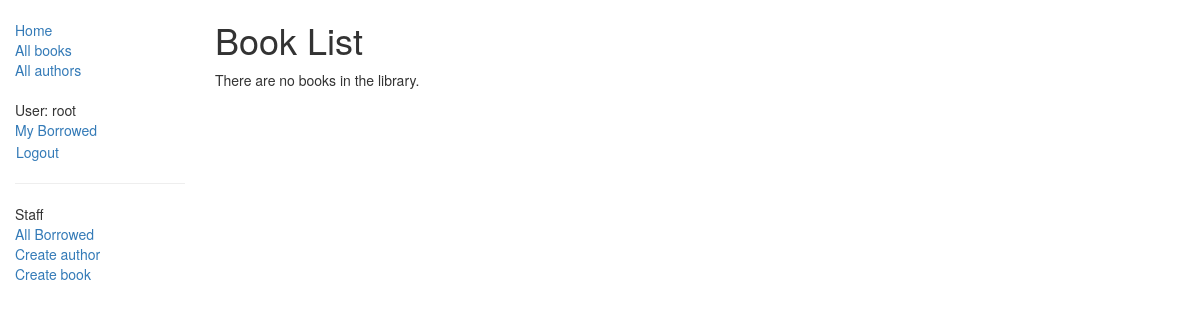
The page /catalog/books/ (signed in) on the database as committed earlier.
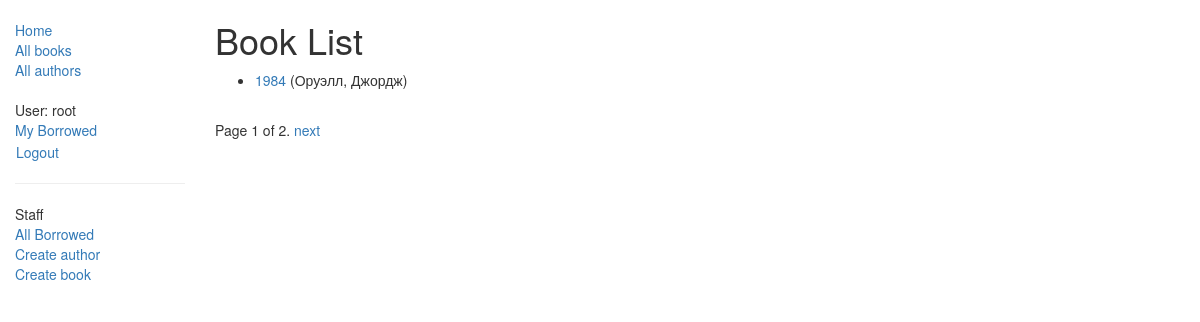
The same page on the database as committed later.
### catalog/models.py (models this page shows, shortened)
class Book(models.Model):
    title = models.CharField(max_length=200)
    author = models.ForeignKey('Author', on_delete=models.SET_NULL, null=True)
    summary = models.TextField(max_length=1000, help_text="Enter a brief description of the book")
    isbn = models.CharField('ISBN',max_length=13, help_text='13 Character <a href="https://www.isbn-international.org/content/what-isbn">ISBN number</a>')
    genre = models.ManyToManyField(Genre, help_text="Select a genre for this book.")
    def get_absolute_url(self):
        return reverse('book-detail', args=[str(self.id)])
    def display_genre(self):
        """
        Creates a string for the Genre. This is required to display genre in Admin.
        """
        return ', '.join([ genre.name for genre in self.genre.all()[:3] ])
    display_genre.short_description = 'Genre'

class Author(models.Model):
    first_name = models.CharField(max_length=100)
    last_name = models.CharField(max_length=100)
    date_of_birth = models.DateField(null=True, blank=True)
    date_of_death = models.DateField('Died', null=True, blank=True)
    def __str__(self):
        return '%s, %s' % (self.last_name, self.first_name)

### catalog/views.py (the view)
# urls.py: path('books/', views.BookListView.as_view(), name='books'),
class BookListView(generic.ListView):
    model = Book
    paginate_by = 1

### catalog/templates/catalog/book_list.html
{% extends "base_generic.html" %}
{% block content %}
    <h1>Book List</h1>
    {% if book_list %}
    <ul>
      {% for book in book_list %}
      <li>
        <a href="{{ book.get_absolute_url }}">{{ book.title }}</a> ({{book.author}})
      </li>
      {% endfor %}
    </ul>
    {% else %}
      <p>There are no books in the library.</p>
    {% endif %}
{% endblock %}

### catalog/templates/base_generic.html (shortened to what this page needs)
<!DOCTYPE html>
<html lang="en">
  <head>
    <link
      rel="stylesheet"
      href="https://maxcdn.bootstrapcdn.com/bootstrap/3.3.7/css/bootstrap.min.css"
    />
    {% load static %}
    <link rel="stylesheet" href="{% static 'css/styles.css' %}" />
  </head>
  <body>
    <div class="container-fluid">
      <div class="row">
        <div class="col-sm-2">
          {% block sidebar %}
          <ul class="sidebar-nav">
            <li><a href="{% url 'index' %}">Home</a></li>
            <li><a href="{% url 'books' %}">All books</a></li>
            <li><a href="{% url 'authors' %}">All authors</a></li>
            <br />
            {% if user.is_authenticated %}
            <li>User: {{ user.get_username }}</li>
            <li><a href="{% url 'my-borrowed' %}">My Borrowed</a></li>
            <li>
              <form id="logout-form" method="post" action="{% url 'logout' %}">
                <button type="submit" class="btn btn-link" style="padding: 0;">Logout</button>
              </form>
            </li>
            {% if user.is_authenticated and user.is_staff %}
            <hr class="solid">
            <li>Staff</li>
            <li><a href="{% url 'all-borrowed' %}">All Borrowed</a></li>
            <li><a href="{% url 'author-create' %}">Create author</a></li>
            <li><a href="{% url 'book-create' %}">Create book</a></li>
            {% endif %}
          {% else %}
            <li><a href="{% url 'login' %}?next={{ request.path }}">Login</a></li>
          {% endif %}
          </ul>
          {% endblock %}
        </div>
        <div class="col-sm-10">
          {% block content %}{% endblock %}
          {% block pagination %}
          {% if is_paginated %}
          <div class="pagination">
            <span class="page-links">
              <span class="page-current">
                Page {{ page_obj.number }} of {{ page_obj.paginator.num_pages }}.
              </span>
              {% if page_obj.has_next %}
              <a
                href="{{ request.path }}?page={{ page_obj.next_page_number }}"
                >next</a
              >
              {% endif %}
            </span>
          </div>
          {% endif %}
          {% endblock %}
        </div>
      </div>
    </div>
  </body>
</html>

Rows that differ between the two databases and show on the page:
added Book: title "1984", author "Оруэлл, Джордж"
Other text that changed with them:
{{ page_obj.number }}: (not shown) → "1"
{{ page_obj.paginator.num_pages }}: (not shown) → "2"
text no longer shown: "There are no books in the library."
text now shown: "Page of . next"
